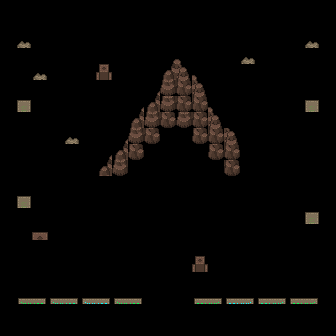

Tiled map render using the project's own tile images. Description and the map definition, with tile-layer contents summarised, below:
An orthogonal 21x21 tile map with 16x16 px tiles, 1 tile layer (Foreground), 10 hidden layers not drawn, 6 tilesets.

<map version="1.10" tiledversion="1.11.0" orientation="orthogonal" renderorder="right-down" width="21" height="21" tilewidth="16" tileheight="16" infinite="0" nextlayerid="13" nextobjectid="1">
 <tileset firstgid="1" source="RA_Beast.tsx" />
 <tileset firstgid="449" source="RA_Wasteland.tsx" />
 <tileset firstgid="1553" source="RA_Hell.tsx" />
 <tileset firstgid="1809" source="RA_Cavern.tsx" />
 <tileset firstgid="2833" name="RA_Ancient_Ruins_Animations" tilewidth="16" tileheight="16" tilecount="1536" columns="48">
  <image source="tilesets/RA_Ancient_Ruins_Animations.png" width="768" height="512" />
 </tileset>
 <tileset firstgid="4369" name="RA_Cavern_Full" tilewidth="16" tileheight="16" tilecount="1792" columns="32">
  <image source="tilesets/RA_Cavern_Full.png" width="512" height="896" />
 </tileset>
 <layer id="3" name="Floors" width="21" height="21" visible="0">
  <data>[441 cells, 441 non-empty, 9 distinct tile ids]</data>
 </layer>
 <layer id="11" name="Rock(obstacles)" width="21" height="21" visible="0">
  <data>[441 cells, 70 non-empty, 11 distinct tile ids]</data>
 </layer>
 <layer id="10" name="Details (Floors)" width="21" height="21" visible="0">
  <data>[441 cells, 14 non-empty, 4 distinct tile ids]</data>
 </layer>
 <layer id="2" name="Walls" width="21" height="21" visible="0" locked="1">
  <data>[441 cells, 118 non-empty, 12 distinct tile ids]</data>
 </layer>
 <layer id="8" name="Obstacles" width="21" height="21" visible="0">
  <data>[441 cells, 77 non-empty, 31 distinct tile ids]</data>
 </layer>
 <layer id="12" name="Foreground" width="21" height="21">
  <data>[441 cells, 63 non-empty, 19 distinct tile ids]</data>
 </layer>
 <layer id="9" name="Chest (Obstacles)" width="21" height="21" visible="0">
  <data>[441 cells, 1 non-empty, 1 distinct tile ids]</data>
 </layer>
 <layer id="4" name="Door N" width="21" height="21" visible="0" locked="1">
  <data>[441 cells, 6 non-empty, 6 distinct tile ids]</data>
 </layer>
 <layer id="1" name="Door S" width="21" height="21" visible="0" locked="1">
  <data>[441 cells, 5 non-empty, 2 distinct tile ids]</data>
 </layer>
 <layer id="5" name="Door E" width="21" height="21" visible="0" locked="1">
  <data>[441 cells, 5 non-empty, 2 distinct tile ids]</data>
 </layer>
 <layer id="6" name="Door W" width="21" height="21" visible="0" locked="1">
  <data>[441 cells, 5 non-empty, 2 distinct tile ids]</data>
 </layer>
</map>
